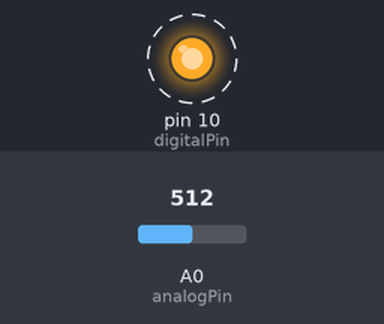
Bench run of a sketch on a simulated Arduino Uno, built with avr-gcc and run on an emulated ATmega328P. Shown: output pins drawn as LEDs (lit = HIGH). Dashed ring = blinking. The test bench sets the inputs (shaded band); at power-on: A0 (analogPin) = 512. What the sketch prints to the serial monitor is not drawn.

Above: at 0.5 s.
Timing chart, 0 to 4.6 s (numbered marks = the images above):
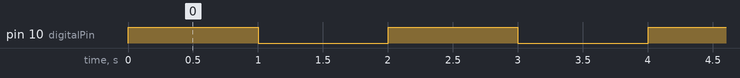

The sketch:

gpio.ino
```cpp
/*
 Simple function to use IO pin 10 as an output and IO pin A0 to read an analog input.
 Not planning to make an example for digital inputs (just change "OUTPUT" to "INPUT")
 Written by Nic John
*/

// Set pin numbers
  int analogPin = A0;
  int digitalPin = 10;

void setup() {
  // Set pin for digital output
  pinMode(digitalPin, OUTPUT);

  // Begin serial monitor to see values
  Serial.begin(9600);
  Serial.println(F("Starting analog input reads!"));
}

void loop() {
  // digital output loop
  digitalWrite(10, HIGH);   // turn the output on (HIGH is the voltage level)
  delay(1000);                       // wait for a second
  digitalWrite(10, LOW);    // turn the output off by making the voltage LOW
  delay(1000);                       // wait for a second

  // read from analog input
  float reading = analogRead(analogPin);
  Serial.print(F("%  Reading: "));
  Serial.print(reading);
}
```

Measured:
- by itself, pin 10 (digitalPin): alternates HIGH for 1.0 s and LOW for 1.0 s
